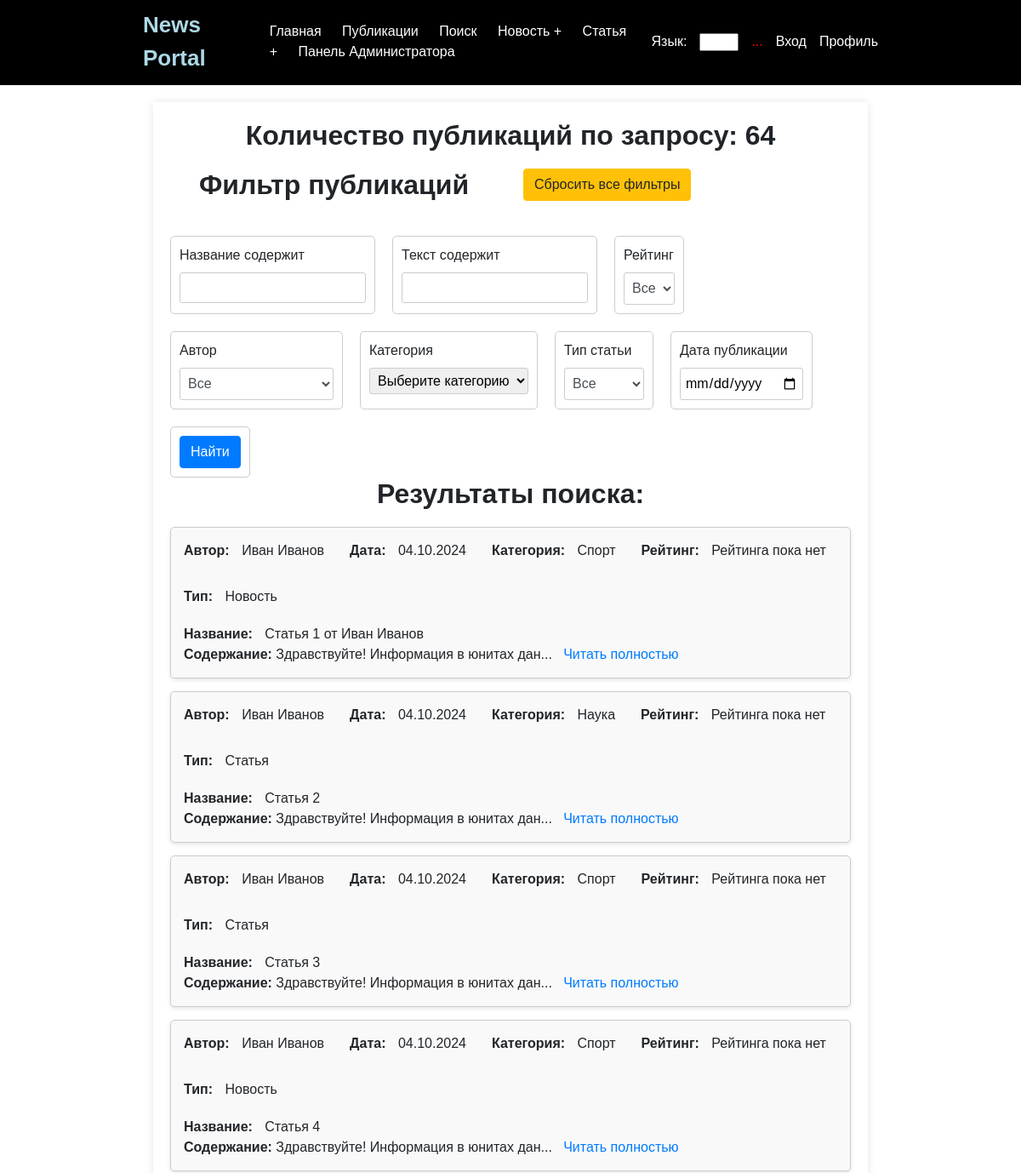
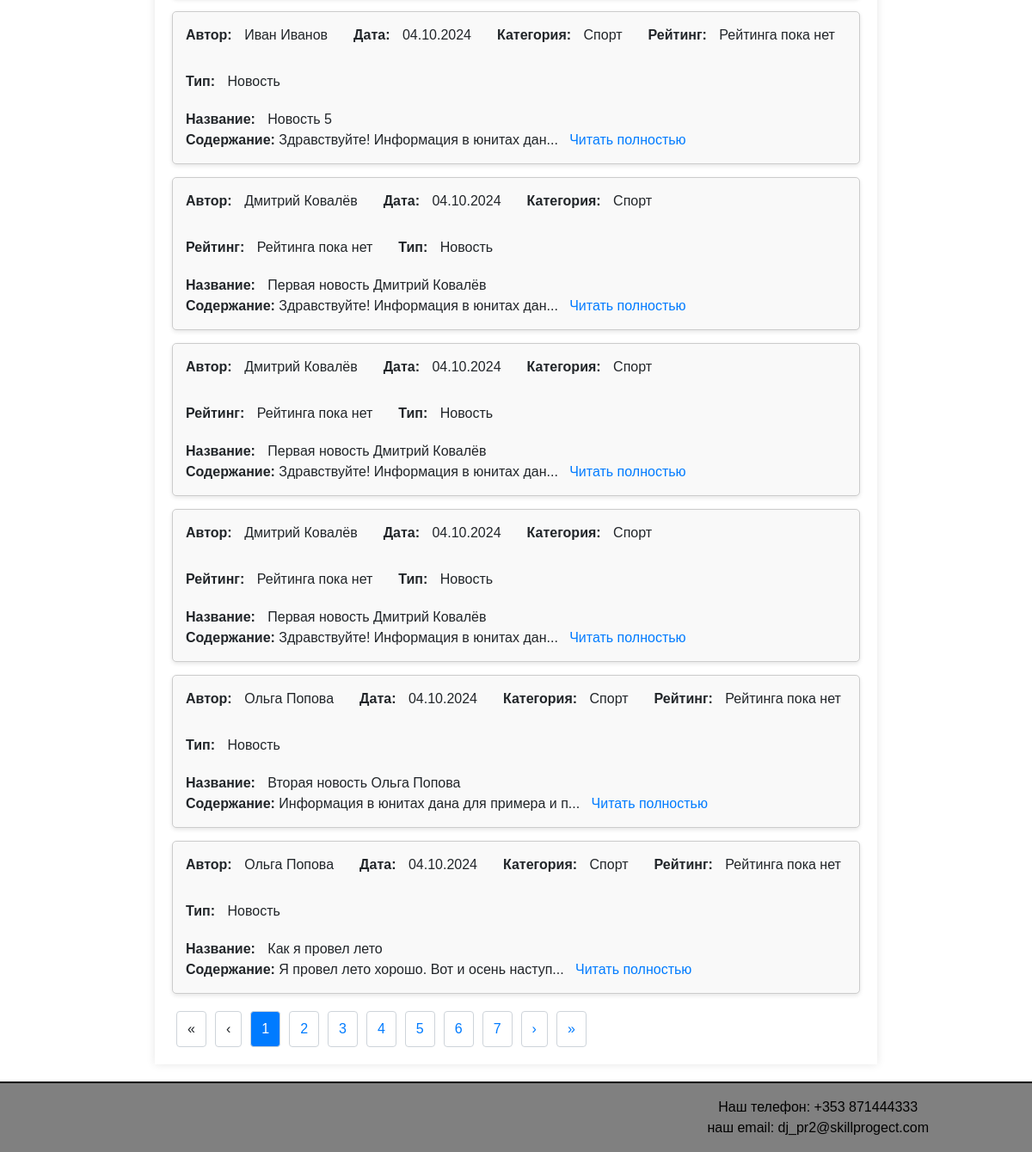
The app's page /news/search/ with its own data (2 pictures, top to bottom).
### news/models.py (models this page shows, shortened)
class Article(models.Model):
    title = models.CharField(max_length=200)
    content = models.TextField()
    publication_date = models.DateField()
    author_profile = models.ForeignKey(Profile, on_delete=models.CASCADE, default=9)
    article_type = models.BooleanField(default=False)
    category = models.ForeignKey(Category, on_delete=models.SET_NULL, null=True, blank=True)
    rating = models.ForeignKey(Rating, on_delete=models.SET_NULL, null=True, blank=True)

class Profile(models.Model):
    user = models.OneToOneField(User, on_delete=models.CASCADE)

class Category(models.Model):
    name = models.CharField(max_length=25, unique=True, verbose_name='Name of category')
    subscribers = models.ManyToManyField(User, related_name='categories', blank=True)
    class Meta:
        verbose_name = "Категория"
        verbose_name_plural = "Категории"

### news/views.py (the view)
# urls.py: path('news/search/', article_search, name='article_search'),
def article_search(request):
    queryset = Article.objects.all().order_by('-publication_date')
    article_type_filter = request.GET.get('article_type')
    if article_type_filter == '1':
        queryset = queryset.filter(article_type=False)  # Статья
    elif article_type_filter == '0':
        queryset = queryset.filter(article_type=True)  # Новость
    author_filter = request.GET.get('author_profile')
    if author_filter:
        queryset = queryset.filter(author_profile__id=author_filter)
    rating_filter = request.GET.get('type')
    if rating_filter:
        queryset = queryset.filter(rating__value=rating_filter)
    content_filter = request.GET.get('content')
    if content_filter:
        queryset = queryset.filter(content__icontains=content_filter)
    category_filter = request.GET.get('category')
    if category_filter:
        queryset = queryset.filter(category__id=category_filter)
    filterset = ArticleFilter(request.GET, queryset=queryset)
    queryset = filterset.qs
    paginator = Paginator(queryset, 10)
    page_number = request.GET.get('page')
    try:
        page_obj = paginator.get_page(page_number)
    except PageNotAnInteger:
        page_obj = paginator.get_page(1)
    except EmptyPage:
        page_obj = paginator.get_page(paginator.num_pages)
    authors = User.objects.filter(groups__name='authors')
    ratings = Rating.objects.all()
    categories = Category.objects.all()
    return render(request, 'news/article_search.html', {
        'filterset': filterset,
        'page_obj': page_obj,
        'filter_params': request.GET.urlencode(),
        'authors': authors,
        'ratings': ratings,
        'categories': categories,
    })

### news/filters.py (called while the page is built)
    def filter_type_article(self, queryset, name, value):
        if value:  # Фильтруем, если выбран флажок "Статья"
            return queryset.filter(article_type=False)
        return queryset

    def filter_type_news(self, queryset, name, value):
        if value:  # Фильтруем, если выбран флажок "Новость"
            return queryset.filter(article_type=True)
        return queryset

### news/templates/news/article_search.html (shortened to what this page needs)
{% extends 'news/default.html' %}
{% load static %}
{% block content %}
    <link rel="stylesheet" href="{% static 'css/styles.css' %}">
   <h2>
       Количество публикаций по запросу:
       {% if page_obj %}
           {{ filterset.qs.count|default:0 }}
       {% else %}
           0
       {% endif %}
   </h2>
    <div class="row">
        <h2 class="col-md-6">Фильтр публикаций</h2>
        <div class="col-md-6 text-end">
            <a href="{% url 'article_search' %}" class="btn btn-warning btn-reset">Сбросить все фильтры</a>
        </div>
    </div>
    <form method="get" class="filter-form">
        <div class="filter-container">
            <div class="filter-block title-filter">
                <label for="id_title">Название содержит</label>
                <div class="input-container">
                    {{ filterset.form.title }}
                </div>
            </div>
            <div class="filter-block content-filter">
                <label for="id_content">Текст содержит</label>
                <div class="input-container">
                    {{ filterset.form.content }}
                </div>
            </div>
            <div class="filter-block rating-filter">
                <label for="id_type">Рейтинг</label>
                <div class="input-container">
                    <select name="type" class="form-control">
                        <option value="">Все</option>
                    </select>
                </div>
            </div>
            <div class="filter-block author-filter">
                <label for="id_author">Автор</label>
                <div class="input-container">
                    <select name="author_profile" id="id_author" class="form-control">
                        <option value="">Все</option>
                    </select>
                </div>
            </div>
            <div class="filter-block category-filter">
                <label for="id_category">Категория</label>
                <div class="input-container">
                    <select name="category" id="id_category">
                        <option value="">Выберите категорию</option>
                    </select>
                </div>
            </div>
            <div class="filter-block type-filter">
                <label for="id_type">Тип статьи</label>
                <div class="input-container">
                    <select name="article_type" class="form-control">
                        <option value="">Все</option>
                    </select>
                </div>
            </div>
            <div class="filter-block date-filter">
                <label for="id_publication_date">Дата публикации</label>
                <div class="input-container">
                    {{ filterset.form.publication_date }}
                </div>
            </div>
            <div class="filter-block find-button">
                <button type="submit" class="btn btn-primary">Найти</button>
            </div>
        </div>
    </form>
    <div class="search-results">
        {% if page_obj %}
            <h2>Результаты поиска:</h2>
        <ul class="result-list">
            {% for article in page_obj %}
                <li class="result-item">
                    <div class="result-details">
                        <div><strong class="label">Автор:</strong> <span class="author">{{ article.author_profile.user.first_name }} {{ article.author_profile.user.last_name }}</span></div>
                        <div><strong class="label">Дата:</strong> <span class="date">{{ article.publication_date|date:"d.m.Y" }}</span></div>
                        <div><strong class="label">Категория:</strong> <span class="category">{{ article.category.name }}</span></div>
                        <div><strong class="label">Рейтинг:</strong> <span class="title">{{ article.rating.value|default:"Рейтинга пока нет" }}</span></div>
                        <div><strong class="label">Тип:</strong>
                            <span class="title">{{ article.article_type|yesno:"Новость,Статья" }}</span>
                        </div>
                    </div>
                    <div class="result-content">
                        <div><strong class="label">Название:</strong> <span class="title">{{ article.title }}</span></div>
                        <span><strong>Содержание:</strong> {{ article.content|slice:":40" }}...&nbsp;&nbsp;&nbsp;<a href="{% url 'article_detail' article.id %}">Читать полностью</a></span>
                    </div>
                </li>
            {% empty %}
                <p>Нет результатов.</p>
            {% endfor %}
        </ul>
            {% if page_obj.has_other_pages %}
                <div class="pagination">
                    {% if page_obj.has_previous %}
                        <a href="?{{ filter_params }}&page=1" title="Первая страница">«</a>
                        <a href="?{{ filter_params }}&page={{ page_obj.previous_page_number }}" title="Предыдущая страница">‹</a>
                    {% else %}
                        <span class="disabled">«</span>
                        <span class="disabled">‹</span>
                    {% endif %}
                    {% for num in page_obj.paginator.page_range %}
                        {% if page_obj.number == num %}
                            <span class="current">{{ num }}</span>
                        {% else %}
                            <a href="?{{ filter_params }}&page={{ num }}">{{ num }}</a>
                        {% endif %}
                    {% endfor %}
                    {% if page_obj.has_next %}
                        <a href="?{{ filter_params }}&page={{ page_obj.next_page_number }}" title="Следующая страница">›</a>
                        <a href="?{{ filter_params }}&page={{ page_obj.paginator.num_pages }}" title="Последняя страница">»</a>
                    {% else %}
                        <span class="disabled">›</span>
                        <span class="disabled">»</span>
                    {% endif %}
                </div>
            {% endif %}
        {% endif %}
    </div>
{% endblock %}

### news/static/css/styles.css (style rules this page uses)
.filter-form { margin-top: 20px; }
.filter-container { display: flex; flex-wrap: wrap; gap: 20px; }
.filter-block { padding: 10px; border: 1px solid #ccc; border-radius: 5px; box-sizing: border-box; }
.filter-block input, .filter-block select { width: 100%; padding: 5px; border: 1px solid #ccc; border-radius: 3px; }
.filter-block.find-button { display: flex; justify-content: center; align-items: center; }
.pagination { margin-top: 20px; text-align: center; }
.pagination a, .pagination span { padding: 8px 12px; margin: 0 5px; border: 1px solid #ced4da; border-radius: 4px; text-decoration: none; }
.pagination .current { background-color: #007bff; color: white; }
.result-list { list-style-type: none; padding: 0; }
.result-item { border: 1px solid #ccc; padding: 15px; margin-bottom: 15px; border-radius: 5px; background-color: #f9f9f9; box-shadow: 0 2px 5px rgba(0, 0, 0, 0.1); display: flex; flex-direction: column; }
.result-details { display: flex; gap: 30px; flex-wrap: wrap; margin-bottom: 15px; }
.result-content { margin-top: 5px; }
.result-item a { color: #007bff; text-decoration: none; }
.result-item .label { font-weight: bold; margin-right: 10px; display: inline; }
.result-details span { display: inline-block; }
h2 { text-align: center; font-size: 32px; font-weight: bold; margin-bottom: 20px; }
.label { font-weight: bold; margin-right: 5px; }

### news/templates/news/default.html (style rules this page uses)
body { font-family: Arial, sans-serif; margin: 0; padding: 0; box-sizing: border-box; }

### records on screen
Article: author_profile.user.first_name "Иван", author_profile.user.last_name "Иванов", publication_date "04.10.2024", category.name "Спорт", rating.value "Рейтинга пока нет", article_type "Новость", title "Статья 1 от Иван Иванов", content "Здравствуйте! Информация в юнитах дан"
Article: author_profile.user.first_name "Иван", author_profile.user.last_name "Иванов", publication_date "04.10.2024", category.name "Наука", rating.value "Рейтинга пока нет", article_type "Статья", title "Статья 2", content "Здравствуйте! Информация в юнитах дан"
Article: author_profile.user.first_name "Иван", author_profile.user.last_name "Иванов", publication_date "04.10.2024", category.name "Спорт", rating.value "Рейтинга пока нет", article_type "Статья", title "Статья 3", content "Здравствуйте! Информация в юнитах дан"
Article: author_profile.user.first_name "Иван", author_profile.user.last_name "Иванов", publication_date "04.10.2024", category.name "Спорт", rating.value "Рейтинга пока нет", article_type "Новость", title "Статья 4", content "Здравствуйте! Информация в юнитах дан"
Article: author_profile.user.first_name "Иван", author_profile.user.last_name "Иванов", publication_date "04.10.2024", category.name "Спорт", rating.value "Рейтинга пока нет", article_type "Новость", title "Новость 5", content "Здравствуйте! Информация в юнитах дан"
Article: author_profile.user.first_name "Дмитрий", author_profile.user.last_name "Ковалёв", publication_date "04.10.2024", category.name "Спорт", rating.value "Рейтинга пока нет", article_type "Новость", title "Первая новость Дмитрий Ковалёв", content "Здравствуйте! Информация в юнитах дан"
Article: author_profile.user.first_name "Дмитрий", author_profile.user.last_name "Ковалёв", publication_date "04.10.2024", category.name "Спорт", rating.value "Рейтинга пока нет", article_type "Новость", title "Первая новость Дмитрий Ковалёв", content "Здравствуйте! Информация в юнитах дан"
Article: author_profile.user.first_name "Дмитрий", author_profile.user.last_name "Ковалёв", publication_date "04.10.2024", category.name "Спорт", rating.value "Рейтинга пока нет", article_type "Новость", title "Первая новость Дмитрий Ковалёв", content "Здравствуйте! Информация в юнитах дан"
Article: author_profile.user.first_name "Ольга", author_profile.user.last_name "Попова", publication_date "04.10.2024", category.name "Спорт", rating.value "Рейтинга пока нет", article_type "Новость", title "Вторая новость Ольга Попова", content "Информация в юнитах дана для примера и п"
Article: author_profile.user.first_name "Ольга", author_profile.user.last_name "Попова", publication_date "04.10.2024", category.name "Спорт", rating.value "Рейтинга пока нет", article_type "Новость", title "Как я провел лето", content "Я провел лето хорошо. Вот и осень наступ"

### other values on screen
{{ filterset.qs.count|default:0 }} "64"
{{ num }} "1"
{{ num }} "2" "3" "4" "5" "6" "7"
